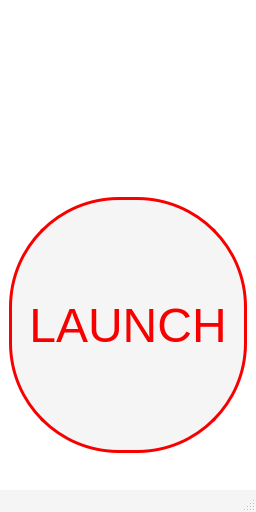
<?xml version="1.0" encoding="UTF-8"?>
<ui version="4.0">
 <class>MainWindow</class>
 <widget class="QMainWindow" name="MainWindow">
  <property name="geometry">
   <rect>
    <x>0</x>
    <y>0</y>
    <width>256</width>
    <height>512</height>
   </rect>
  </property>
  <property name="minimumSize">
   <size>
    <width>256</width>
    <height>512</height>
   </size>
  </property>
  <property name="maximumSize">
   <size>
    <width>256</width>
    <height>512</height>
   </size>
  </property>
  <property name="windowTitle">
   <string>MainWindow</string>
  </property>
  <property name="styleSheet">
   <string notr="true">QMainWindow#MainWindow {
    background-color: rgb(255,255,255);
    margin: 0px;
    padding: 0px;
    border-radius:  0px;
}
QWidget#instancesWidget{
	background-color: rgb(255,255,255);
}
QPushButton#launchButton{
    border: 3px solid rgb(248,0,0);
    color: rgb(248,0,0);
    font-weight:  128;
    background-color: rgb(245,245,245);
    border-radius:  110px;
}
QPushButton#launchButton:hover {
    color: #ffffff;
    font-weight:  128;
    background-color: rgb(248,0,0);
    border-radius:  110px;
}
QStatusBar{
    background-color: rgb(245,245,245);
}</string>
  </property>
  <widget class="QWidget" name="instancesWidget">
   <layout class="QVBoxLayout" name="instancesWidgetVerticalLayout">
    <item>
     <layout class="QHBoxLayout" name="logoHorizontalLayout">
      <item>
       <spacer name="horizontalSpacerLeft">
        <property name="orientation">
         <enum>Qt::Horizontal</enum>
        </property>
        <property name="sizeType">
         <enum>QSizePolicy::Preferred</enum>
        </property>
        <property name="sizeHint" stdset="0">
         <size>
          <width>20</width>
          <height>20</height>
         </size>
        </property>
       </spacer>
      </item>
      <item>
       <widget class="QLabel" name="logo">
        <property name="minimumSize">
         <size>
          <width>64</width>
          <height>64</height>
         </size>
        </property>
        <property name="maximumSize">
         <size>
          <width>128</width>
          <height>128</height>
         </size>
        </property>
        <property name="text">
         <string/>
        </property>
        <property name="pixmap">
         <pixmap>../Icons/logo.png</pixmap>
        </property>
        <property name="scaledContents">
         <bool>true</bool>
        </property>
       </widget>
      </item>
      <item>
       <spacer name="horizontalSpacerRight">
        <property name="orientation">
         <enum>Qt::Horizontal</enum>
        </property>
        <property name="sizeType">
         <enum>QSizePolicy::Preferred</enum>
        </property>
        <property name="sizeHint" stdset="0">
         <size>
          <width>20</width>
          <height>20</height>
         </size>
        </property>
       </spacer>
      </item>
     </layout>
    </item>
    <item>
     <widget class="QPushButton" name="launchButton">
      <property name="sizePolicy">
       <sizepolicy hsizetype="Preferred" vsizetype="Preferred">
        <horstretch>0</horstretch>
        <verstretch>0</verstretch>
       </sizepolicy>
      </property>
      <property name="minimumSize">
       <size>
        <width>64</width>
        <height>64</height>
       </size>
      </property>
      <property name="maximumSize">
       <size>
        <width>256</width>
        <height>256</height>
       </size>
      </property>
      <property name="font">
       <font>
        <pointsize>36</pointsize>
        <weight>16</weight>
        <bold>false</bold>
       </font>
      </property>
      <property name="text">
       <string>LAUNCH</string>
      </property>
      <property name="flat">
       <bool>false</bool>
      </property>
     </widget>
    </item>
   </layout>
  </widget>
  <widget class="QStatusBar" name="statusbar"/>
 </widget>
 <resources/>
 <connections/>
</ui>
